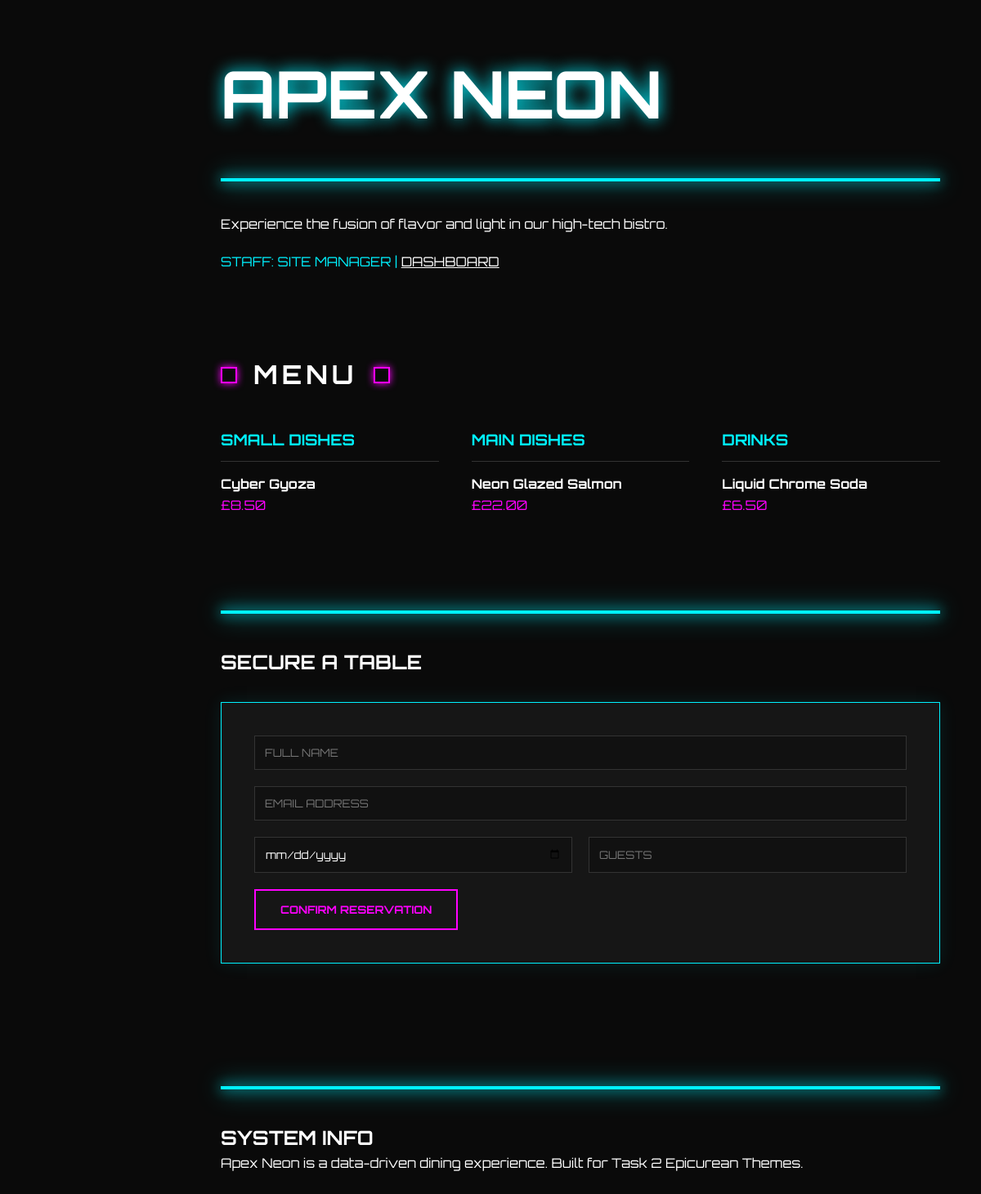
The page / (signed in) on the database its author committed.
### tables this page shows
CREATE TABLE MenuItems (
    item_id INT AUTO_INCREMENT PRIMARY KEY,
    category_id INT,
    name VARCHAR(100) NOT NULL,
    description TEXT,
    price DECIMAL(10, 2) NOT NULL,
    image_url TEXT,
    is_available TINYINT(1) DEFAULT 1,
    FOREIGN KEY (category_id) REFERENCES Categories(category_id) ON DELETE CASCADE
);

### index.php (the view, shortened to what this page needs)
<?php
include 'db_connect.php';
?>
<!DOCTYPE html>
<html lang="en">
<head>
    <link rel="stylesheet" href="style.css">
</head>
<body>
<main class="main-body-container">
    <header id="home">
        <h1 class="neon-title">APEX NEON</h1>
        <div class="intro-box">
            <div class="flicker-strip"></div>
            <p>Experience the fusion of flavor and light in our high-tech bistro.</p>
            <div style="margin-top: 20px;">
                <?php if(isset($_SESSION['full_name'])): ?>
                    <span style="color: var(--neon-cyan)">STAFF: <?php echo strtoupper($_SESSION['full_name']); ?> | <a href="admin.php" style="color:white;">DASHBOARD</a></span>
                <?php else: ?>
                    <a href="login.php" style="color: var(--neon-pink); text-decoration: none;">STAFF LOGIN</a>
                <?php endif; ?>
            </div>
        </div>
    </header>
    <section id="menu" style="margin-top: 100px;">
        <div style="display:flex; align-items:center; gap:20px; margin-bottom: 40px;">
            <div class="flicker-box"></div>
            <h2 style="font-size: 32px; letter-spacing: 5px;">MENU</h2>
            <div class="flicker-box"></div>
        </div>
        <div style="display: grid; grid-template-columns: repeat(auto-fit, minmax(250px, 1fr)); gap: 40px;">
            <?php
            $categories = ['Small Dishes', 'Main Dishes', 'Drinks'];
            foreach($categories as $cat)
            {
                echo "<div>";
                echo "<h3 style='color: var(--neon-cyan); border-bottom: 1px solid #333; padding-bottom: 10px;'>" . strtoupper($cat) . "</h3>";
                $sql = "SELECT m.* FROM MenuItems m
                        JOIN Categories c ON m.category_id = c.category_id
                        WHERE c.category_name = '$cat' AND m.is_available = 1";
                $result = mysqli_query($conn, $sql);
                while($item = mysqli_fetch_assoc($result))
                {
                    echo "<div style='margin: 15px 0;'>
                            <strong>{$item['name']}</strong><br>
                            <span style='color: var(--neon-pink)'>£" . number_format($item['price'], 2) . "</span>
                          </div>";
                }
                echo "</div>";
            }
            ?>
        </div>
    </section>
    <section id="order" style="margin-top: 100px;">
        <div class="flicker-strip"></div>
        <h2 style="margin-bottom: 30px;">SECURE A TABLE</h2>
        <form action="process_booking.php" method="POST" class="neon-form">
            <div class="form-group">
                <input type="text" name="full_name" placeholder="FULL NAME" required>
            </div>
            <div class="form-group">
                <input type="email" name="email" placeholder="EMAIL ADDRESS" required>
            </div>
            <div style="display: grid; grid-template-columns: 1fr 1fr; gap: 20px;">
                <input type="date" name="res_date" required>
                <input type="number" name="guests" placeholder="GUESTS" min="1" required>
            </div>
            <button type="submit" class="confirm-btn" style="margin-top: 20px;">CONFIRM RESERVATION</button>
        </form>
    </section>
    <section id="about" style="margin-top: 150px; padding-bottom: 100px;">
        <div class="flicker-strip"></div>
        <h2>SYSTEM INFO</h2>
        <p>Apex Neon is a data-driven dining experience. Built for Task 2 Epicurean Themes.</p>
    </section>
</main>
</body>
</html>

### style.css (style rules this page uses)
* { margin: 0; padding: 0; box-sizing: border-box; }
:root { --neon-cyan: #00f2ff; --neon-pink: #ff00ff; --dark-bg: #0a0a0a; --glass-bg: rgba(255, 255, 255, 0.05); }
body { background-color: var(--dark-bg); color: #ffffff; font-family: 'Orbitron', sans-serif; line-height: 1.6; overflow-x: hidden; }
.main-body-container { margin-left: 220px; padding: 50px; max-width: 1200px; }
.flicker-strip { height: 4px; width: 100%; background: var(--neon-cyan); box-shadow: 0 0 15px var(--neon-cyan), 0 0 30px var(--neon-cyan); margin: 40px 0; animation: neon-glitch 3s infinite; }
.flicker-box { width: 20px; height: 20px; border: 2px solid var(--neon-pink); box-shadow: 0 0 10px var(--neon-pink); display: inline-block; animation: neon-glitch 2s infinite reverse; }
h1.neon-title { font-size: 80px; color: white; text-shadow: 0 0 20px var(--neon-cyan); margin-bottom: 10px; }
.neon-form { background: var(--glass-bg); border: 1px solid var(--neon-cyan); padding: 40px; box-shadow: 0 0 20px rgba(0, 242, 255, 0.1); }
.form-group { margin-bottom: 20px; }
input { width: 100%; padding: 12px; background: #111; border: 1px solid #333; color: white; font-family: inherit; outline: none; }
.confirm-btn { background: transparent; border: 2px solid var(--neon-pink); color: var(--neon-pink); padding: 15px 30px; cursor: pointer; font-weight: bold; font-family: 'Orbitron', sans-serif; transition: 0.4s; text-transform: uppercase; }

### rows shown on the page
menuitems: name "Cyber Gyoza", price "8.50"
menuitems: name "Neon Glazed Salmon", price "22.00"
menuitems: name "Liquid Chrome Soda", price "6.50"

### other values the page prints
$_SESSION['full_name'] "SITE MANAGER"
$cat "SMALL DISHES"
$cat "MAIN DISHES"
$cat "DRINKS"
